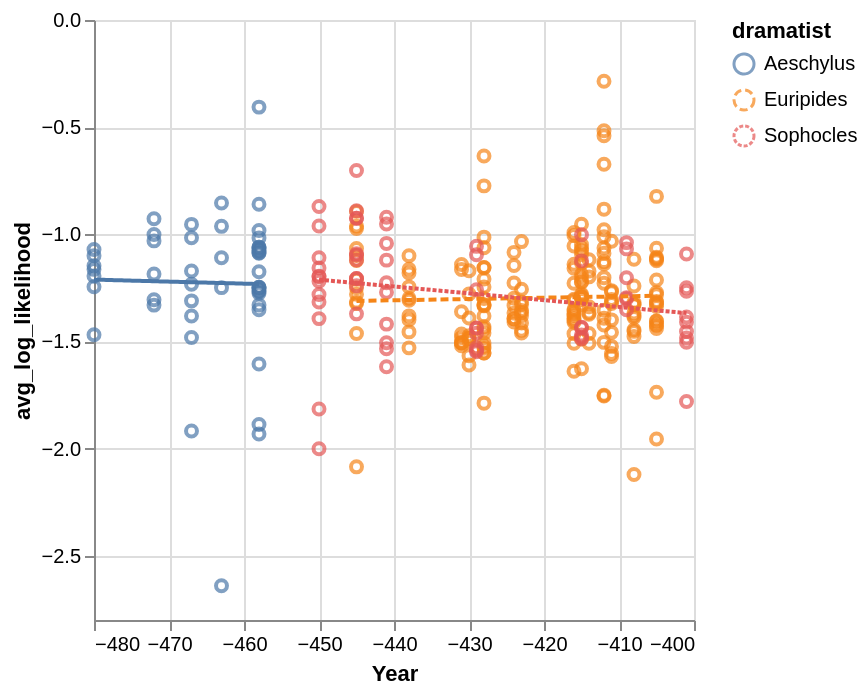

The notebook cell saved with this chart:
### Code cell
alt.Chart(speaker_df).mark_point().encode(
    x=alt.X("year:Q", title="Year", scale=alt.Scale(domain=[-480, -401])),
    y=alt.Y("avg_log_likelihood:Q"),
    color="dramatist:N",
) + alt.Chart(speaker_df).mark_line().encode(
    x="year:Q",
    y="avg_log_likelihood:Q",
    color="dramatist:N",
    strokeDash="dramatist:N",
).transform_regression("year", "avg_log_likelihood", groupby=["dramatist"])

### Figure 1 — Vega-Lite specification as saved in the notebook (floating-point values rounded to 4 significant figures; data arrays with more than 128 entries replaced by an {"elided": "..."} marker saying what was removed)
{"config": {"view": {"continuousWidth": 300, "continuousHeight": 300}}, "layer": [{"mark": {"type": "point"}, "encoding": {"color": {"field": "dramatist", "type": "nominal"}, "x": {"field": "year", "scale": {"domain": [-480, -401]}, "title": "Year", "type": "quantitative"}, "y": {"field": "avg_log_likelihood", "type": "quantitative"}}}, {"mark": {"type": "line"}, "encoding": {"color": {"field": "dramatist", "type": "nominal"}, "strokeDash": {"field": "dramatist", "type": "nominal"}, "x": {"field": "year", "type": "quantitative"}, "y": {"field": "avg_log_likelihood", "type": "quantitative"}}, "transform": [{"on": "year", "regression": "avg_log_likelihood", "groupby": ["dramatist"]}]}], "data": {"name": "data-fc268c288ad488a7c4aad6cc8e9910e9"}, "$schema": "https://vega.github.io/schema/vega-lite/v6.4.1.json", "datasets": {"data-fc268c288ad488a7c4aad6cc8e9910e9": {"elided": "302 records"}}}
